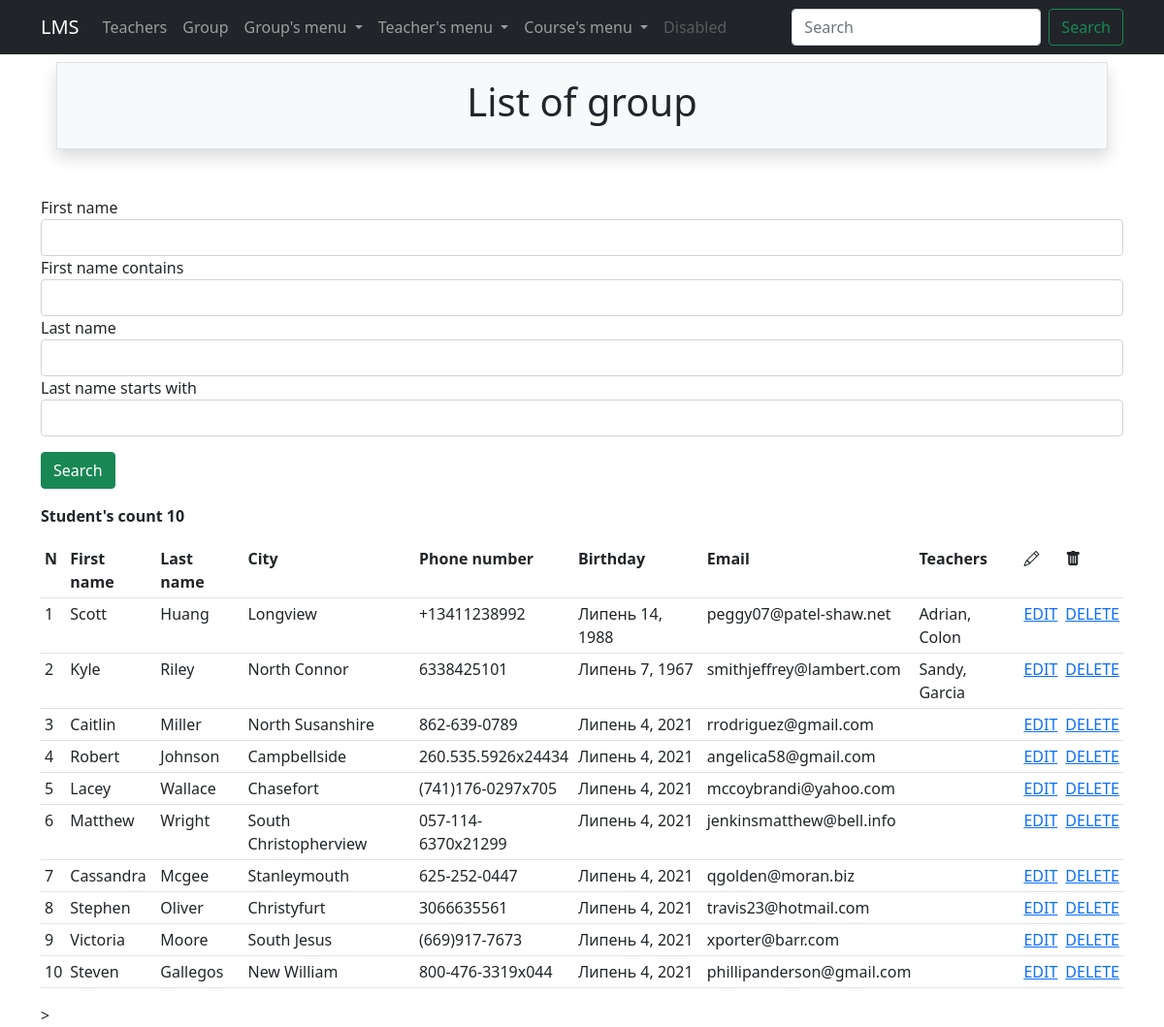
The app's page /groups/ with its own data.
### groups/models.py (models this page shows, shortened)
class Group(Person):
    phone_number = models.CharField(max_length=70, unique=True, blank=True, null=True)
    birthday = models.DateField(default=datetime.date.today, validators=[adult_validation])
    teacher = models.ForeignKey(Teacher, on_delete=models.CASCADE, null=True, related_name='students')

### teachers/models.py (models this page shows, shortened)
class Teacher(Person):
    phone_number = models.CharField(max_length=60, unique=True, blank=True, null=True)
    def __str__(self):
        return f'{self.first_name}, {self.last_name}'

### groups/views.py (the view)
# urls.py: path('', get_groups, name='list'),
def get_groups(request):
    groups = Group.objects.all().select_related('teacher')
    obj_filter = GroupsFilter(data=request.GET, queryset=groups)
    return render(
        request=request,
        template_name='groups/list.html',
        context={
            'obj_filter': obj_filter,
        }
    )

### groups/templates/groups/list.html (shortened to what this page needs)
{% extends 'base.html' %}
{% load crispy_forms_tags %}
{% block header %}
    List of group
{% endblock %}
{% block content %}
<form method="get">
    {{ obj_filter.form | crispy }}
    <input class="btn btn-success mb-3 mt-3" type="submit" value="Search">
</form>
    <p><strong>Student's count {{ obj_filter.qs.count }}</strong></p>
    <table class="table table-sm">
        <tr>
            <th>N</th>
            <th>First name</th>
            <th>Last name</th>
            <th>City</th>
            <th>Phone number</th>
            <th>Birthday</th>
            <th>Email</th>
            <th>Teachers</th>
            <th><i class="bi bi-pencil"></i></th>
            <th><i class="bi bi-trash-fill"></i></th>
        </tr>
        {% for student in obj_filter.qs %}
        <tr>
            <td>{{forloop.counter}}</td>
            <td>{{student.first_name}}</td>
            <td>{{student.last_name}}</td>
            <td>{{student.city}}</td>
            <td>{{student.phone_number}}</td>
            <td>{{student.birthday}}</td>
            <td>{{student.email}}</td>
            <td>{% if student.teacher %}{{ student.teacher }}{% endif %}</td>
            <td> <a href = "{% url 'groups:update' student.id %}">EDIT</a> </td>
            <td> <a href = "{% url 'groups:delete' student.id %}">DELETE</a> </td>
        </tr>
        {% endfor %}
    </table>>
{% endblock %}

### records on screen
Group: first_name "Scott", last_name "Huang", city "Longview", phone_number "+13411238992", birthday "Липень 14, 1988", email "peggy07@patel-shaw.net", teacher "Adrian, Colon"
Group: first_name "Kyle", last_name "Riley", city "North Connor", phone_number "6338425101", birthday "Липень 7, 1967", email "smithjeffrey@lambert.com", teacher "Sandy, Garcia"
Group: first_name "Caitlin", last_name "Miller", city "North Susanshire", phone_number "862-639-0789", birthday "Липень 4, 2021", email "rrodriguez@gmail.com"
Group: first_name "Robert", last_name "Johnson", city "Campbellside", phone_number "260.535.5926x24434", birthday "Липень 4, 2021", email "angelica58@gmail.com"
Group: first_name "Lacey", last_name "Wallace", city "Chasefort", phone_number "(741)176-0297x705", birthday "Липень 4, 2021", email "mccoybrandi@yahoo.com"
Group: first_name "Matthew", last_name "Wright", city "South Christopherview", phone_number "057-114-6370x21299", birthday "Липень 4, 2021", email "jenkinsmatthew@bell.info"
Group: first_name "Cassandra", last_name "Mcgee", city "Stanleymouth", phone_number "625-252-0447", birthday "Липень 4, 2021", email "qgolden@moran.biz"
Group: first_name "Stephen", last_name "Oliver", city "Christyfurt", phone_number "3066635561", birthday "Липень 4, 2021", email "travis23@hotmail.com"
Group: first_name "Victoria", last_name "Moore", city "South Jesus", phone_number "(669)917-7673", birthday "Липень 4, 2021", email "xporter@barr.com"
Group: first_name "Steven", last_name "Gallegos", city "New William", phone_number "800-476-3319x044", birthday "Липень 4, 2021", email "phillipanderson@gmail.com"

### other values on screen
{{ obj_filter.qs.count }} "10"
